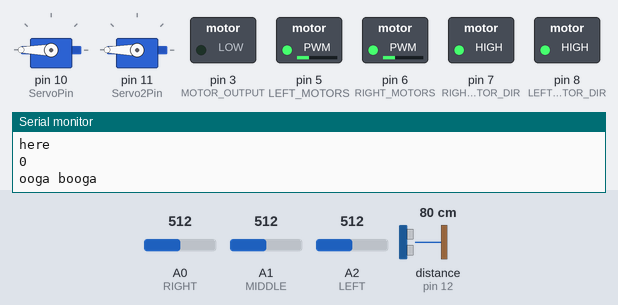
The sketch below on a simulated Arduino Uno, built with avr-gcc and run on an emulated ATmega328P. Shown: 2 × servo, switched loads named in the sketch (green lamp = pin HIGH), the last lines printed to the serial monitor. Dashed ring = blinking. Inputs (shaded band) come from the test bench; at power-on: distance to the obstacle (sensor on pin 12) 80 cm, A0 (RIGHT) = 512, A1 (MIDDLE) = 512, A2 (LEFT) = 512. The echo pulse lasts 58.3 µs per cm. At 15.1 s the program stops and its outputs stay as they are.

Above: at 2.7 s.
2.8 s: distance to the obstacle (sensor on pin 12) set to 2 cm
At 4.6 s:
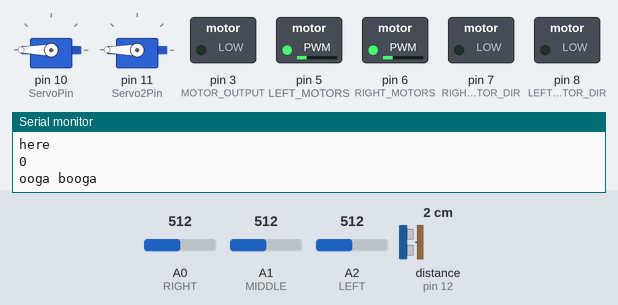
At 5.33 s:
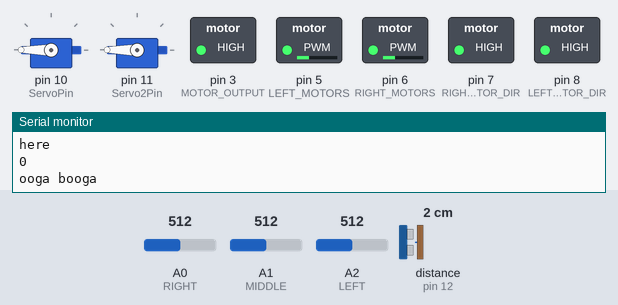
10.1 s: distance to the obstacle (sensor on pin 12) set to 35 cm
At 15.7 s:
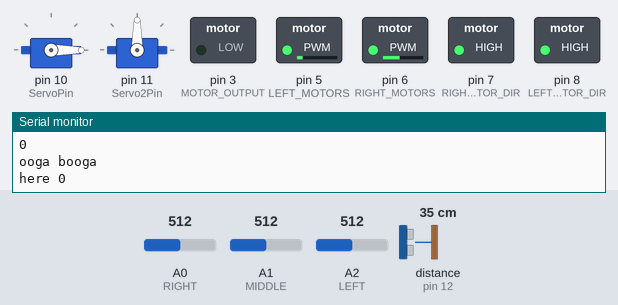
Timing chart, 0 to 16.6 s (numbered marks = the images above; inputs shaded):
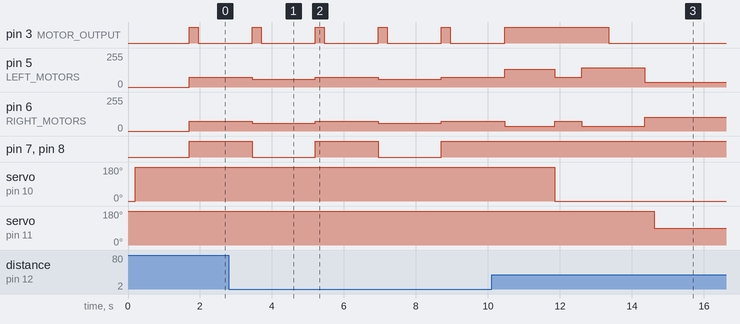

The sketch:

final_mobot_code_2.1.ino
```cpp
int distVal = 9;
int distVal2 = 19;
int turnSpeed = 90;
int forwardSpeed = turnSpeed - 15;
int backwardSpeed = forwardSpeed - 15;
int desiredLine = 2;
const int noWall = 0;
const int goodDist = 1;
const int tooFar = 2;
const int tooClose = 3;
const int rev = 4;
bool lineFound = 0;
bool doorFound = 0;
bool endGame = 0;
int count = 0;


#include <NewPing.h>
#include <Servo.h>

// Define all of the pins used.  These are NOT up to us, but rather what Elegoo decided.  Don't change.
// If your car doesn't function properly  with these pins, please double check your pin connections.
const int LEFT_MOTORS = 5; // pin that controls the speed of the 2 left side motors - PWM pin
const int RIGHT_MOTORS = 6; // pin that controls the speed of the 2 right side motors - PWM pin
const int LEFT_MOTOR_DIR = 8; // pin that controls the polarity, or direction, of the 2 left side motors (HIGH = forward, LOW = backward)
const int RIGHT_MOTOR_DIR = 7; // pin that controls the polarity, or direction, of the 2 right side motors (HIGH = forward, LOW = backward)
const int MOTOR_OUTPUT = 3; // controls whether the motors are allowed to run or not

// IR Detector Pins
const int RIGHT = A0;
const int MIDDLE = A1;
const int LEFT = A2;

// Servo & Sonar Pins, Servo naming
const int ServoPin = 10;
const int TriggerPin = 13; //digi pin
const int EchoPin = 12; //digi pin with PWM
const int Servo2Pin = 11;

NewPing sonar (TriggerPin, EchoPin, 30);
Servo servo;
Servo servo2;

// Threshold values for IR detection
// Feel free to change these values if you find a better range to work with
const int THRESHOLD_WHITE_BLACK = 450;
const int THRESHOLD_OUTSIDE = 850;


// The number of lines your car should detect. This value should not be changed.


// TODO: Make a global counter to represent the number of counted lines
int lineCount = 0;
// TODO: forward function -> turns on motors and sets the appropriate speed
// Inputs: An integer representing the speed of the motors (0-255)
// Outputs: None
void forward(int speed) {
  digitalWrite(MOTOR_OUTPUT, HIGH);
  digitalWrite(LEFT_MOTOR_DIR, HIGH);
  digitalWrite(RIGHT_MOTOR_DIR, HIGH);
  analogWrite(RIGHT_MOTORS, speed);
  analogWrite(LEFT_MOTORS, speed);
}

void backward(int speed) {
  digitalWrite(MOTOR_OUTPUT, HIGH);
  digitalWrite(LEFT_MOTOR_DIR, LOW);
  digitalWrite(RIGHT_MOTOR_DIR, LOW);
  analogWrite(RIGHT_MOTORS, speed);
  analogWrite(LEFT_MOTORS, speed);
}

void turnRight(int speed) {
  digitalWrite(MOTOR_OUTPUT, HIGH);
  digitalWrite(LEFT_MOTOR_DIR, HIGH);
  digitalWrite(RIGHT_MOTOR_DIR, HIGH);
  analogWrite(LEFT_MOTORS, 35);
  analogWrite(RIGHT_MOTORS, speed+45);
}

void backRight(int speed) {
  digitalWrite(MOTOR_OUTPUT, HIGH);
  digitalWrite(LEFT_MOTOR_DIR, LOW);
  digitalWrite(RIGHT_MOTOR_DIR, LOW);
  analogWrite(LEFT_MOTORS, 30);
  analogWrite(RIGHT_MOTORS, speed+40);
}

void turnLeft(int speed) {
  digitalWrite(MOTOR_OUTPUT, HIGH);
  digitalWrite(LEFT_MOTOR_DIR, HIGH);
  digitalWrite(RIGHT_MOTOR_DIR, HIGH);
  analogWrite(LEFT_MOTORS, speed+55);
  analogWrite(RIGHT_MOTORS, 35);
}

void backLeft(int speed) {
  digitalWrite(MOTOR_OUTPUT, HIGH);
  digitalWrite(LEFT_MOTOR_DIR, LOW);
  digitalWrite(RIGHT_MOTOR_DIR, LOW);
  analogWrite(LEFT_MOTORS, speed+55);
  analogWrite(RIGHT_MOTORS, 35);
}

bool lineDetect() {
  bool rightBlack = 0;
  bool leftBlack = 0;
  bool midBlack = 0;
  int leftRead = analogRead(LEFT);
  int middleRead = analogRead(MIDDLE);
  int rightRead = analogRead(RIGHT);

  if (rightRead > THRESHOLD_WHITE_BLACK && rightRead < THRESHOLD_OUTSIDE) {
      rightBlack = 1;
  } else {
    rightBlack = 0;
  }

  if (middleRead > THRESHOLD_WHITE_BLACK && middleRead < THRESHOLD_OUTSIDE) {
    midBlack = 1;
  } else {
    midBlack = 0;
  }

  if (leftRead > THRESHOLD_WHITE_BLACK && leftRead < THRESHOLD_OUTSIDE) {
    leftBlack = 1;
  } else {
    leftBlack = 0;
  }

  return ((rightBlack && leftBlack && midBlack) || (rightBlack && midBlack) || (midBlack && leftBlack));
}

int wallDetect(int wallDist) {
  if ((0+2.5 < wallDist) & (wallDist < distVal-2.5)) {
    return 3; // too close, turn left
  }
  else if (wallDist > distVal+2.5) {
    return 2; // too far, turn right
  }
  else if (wallDist == 0) {
    return 0; // wall not detected, turn right
  }
  else {
    return 1; // appropriate distace, go straight
  }
}

int newWallDetect(int wallDist) {
  if ((0+2.5 < wallDist) & (wallDist < distVal2-2.5)) {
    return 3; // too close, turn left
  }
  else if (wallDist > distVal2+2.5) {
    return 2; // too far, turn right
  }
  else if (wallDist == 0) {
    return 0; // wall not detected, turn right
  }
  else {
    return 1; // appropriate distace, go straight
  }
}


// initial setup on start
void initial(){
  motorOff();
  servo.write(0);
  servo2.write(180);
  Serial.println("here");
}

// TODO: off function -> sets MOTOR_OUTPUT to LOW
// Inputs: None
// Outputs: None
void motorOff() {
    digitalWrite(MOTOR_OUTPUT, LOW);
}

void checkDoor(int lineCount, bool lineFound, bool doorFound) {
  motorOff();
  servo.write(180);
  delay(1500);
  while (doorFound == 0)
  {
    if (lineCount%2 == 1) {
      forward(forwardSpeed);
      delay(250);
      // forward(forwardSpeed);
      while (lineFound == 0) {
        lineFound = lineDetect();
      }

      if (lineFound) {
        lineFound = 0;
        lineCount++;
        motorOff();
        delay(1500);
        int wallDist = sonar.ping_cm();
        int wall = wallDetect(wallDist);
        if (wall == 0) {
          doorFound = 1;
          break;
        }
      }
    } else {
      backward(backwardSpeed);
      delay(250);
      // backward(backwardSpeed);
      while (lineFound == 0) {
        lineFound = lineDetect();
      }

      // bool lineFound = lineDetect();
      if (lineFound) {
        lineFound = 0;
        lineCount++;
        motorOff();
        delay(1500);
        int wallDist = sonar.ping_cm();
        int wall = wallDetect(wallDist);
        if (wall == 0) {
          doorFound = 1;
          break;
        }
      }
    }
  }
}

void stage2() {
  turnSpeed = 75;
  int wallDist = sonar.ping_cm();
  int mode = newWallDetect(wallDist);
  // Serial.println(wallDist);
  bool line = lineDetect();
  servo.write(0);
  count++;
  if (count < 220) {
    switch (mode) {
      case noWall: // no wall
        // motorOff();
        // maybe another bool to discern if we're past a wall?
        // delay(50);
        Serial.println("here 0");
        turnRight(turnSpeed-15);
        break;
      case goodDist: // appropriate distance from wall
        forward(forwardSpeed);
        Serial.println("here 1");
        break;
      case tooFar: // too far from wall
        turnRight(turnSpeed-15);
        Serial.println("here 2");
        break;
      case tooClose: // too close from wall
        turnLeft(turnSpeed-15);
        Serial.println("here 3");
        break;
      }
    } else {
      mode = newWallDetect(wallDist);
      backFollow(mode);
  }
}

void wallFollow(int mode) {
  switch (mode) {
    case noWall: // no wall
      // motorOff();
      // maybe another bool to discern if we're past a wall?
      // delay(50);
      Serial.println("here 0");
      turnRight(turnSpeed);
      break;
    case goodDist: // appropriate distance from wall
      forward(forwardSpeed);
      Serial.println("here 1");
      break;
    case tooFar: // too far from wall
      turnRight(turnSpeed);
      Serial.println("here 2");
      break;
    case tooClose: // too close from wall
      turnLeft(turnSpeed);
      Serial.println("here 3");
      break;
  }
}

void backFollow(int mode) {
  switch (mode) {
    case noWall: // no wall
      // motorOff();
      // maybe another bool to discern if we're past a wall?
      // delay(50);
      Serial.println("here 0");
      backward(backwardSpeed);
      break;
    case goodDist: // appropriate distance from wall
      backward(backwardSpeed);
      Serial.println("here 1");
      break;
    case tooFar: // too far from wall
      backLeft(backwardSpeed);
      Serial.println("here 2");
      break;
    case tooClose: // too close from wall
      backRight(backwardSpeed);
      Serial.println("here 3");
      break;
  }
}


void setup() {
  // put your setup code here, to run once:
  Serial.begin(9600);
  servo.attach(ServoPin);
  servo2.attach(Servo2Pin);
  // servo.write(180);

  // TODO: At least 6 calls to pinMode to set up the appropriate INPUTS and OUTPUTS
  // motor pins:
  pinMode(MOTOR_OUTPUT, OUTPUT);
  pinMode(LEFT_MOTOR_DIR, OUTPUT);
  pinMode(RIGHT_MOTOR_DIR, OUTPUT);
  pinMode(RIGHT_MOTORS, OUTPUT);
  pinMode(LEFT_MOTORS, OUTPUT);

  //IR pins:
  pinMode(LEFT, INPUT);
  pinMode(MIDDLE, INPUT);
  pinMode(RIGHT, INPUT);

  Serial.begin(9600);
  // TODO: function call to forward with an appropriate speed value
  initial();
  // Uncomment the below to begin debugging
}

void loop() {
  // put your main code here, to run repeatedly:

  // servo.write(180);
  int wallDist = sonar.ping_cm();
  int mode = wallDetect(wallDist);
  Serial.println(wallDist);

  bool line = lineDetect();
  if (line) {
    lineCount++;
    Serial.println("ooga booga");
    delay(200);
  }

  // mode switch between left,right,forward
  // try to create an array like [0, "left", "right", "forward"] then index into it
  if ((line == 0) && (doorFound == 0)) {

    switch (mode) {
      case noWall: // no wall
        // motorOff();
        // maybe another bool to discern if we're past a wall?
        // delay(50);
        // delay(400);
        Serial.println("here 0");
        turnRight(turnSpeed);
        break;
      case goodDist: // appropriate distance from wall
        forward(forwardSpeed);
        Serial.println("here 1");
        break;
      case tooFar: // too far from wall
        turnRight(turnSpeed);
        Serial.println("here 2");
        break;
      case tooClose: // too close from wall
        turnLeft(turnSpeed);
        Serial.println("here 3");
        break;

    }
  } else {
    if (doorFound == 0){
      checkDoor(lineCount, lineFound, doorFound);
    }
    doorFound = 1;
    // servo.write(180);
    turnLeft(turnSpeed-10);
    delay(1400);
    servo.write(0);
    forward(forwardSpeed);
    delay(750);
    turnLeft(turnSpeed);
    delay(750);
    motorOff();
    delay(1000);
    bool buckFound = 0;
    while (buckFound == 0)
    {
      // stuff
      stage2();
      line = lineDetect();
      if (line) {
        buckFound = 1;
      }
    }
    endGame = 1;
    while (endGame)
    {
      motorOff();
      delay(250);
      servo2.write(90);
    }
    }
}
```

Measured:
- after the input at 2.8 s, pin 7 (RIGHT_MOTOR_DIR), pin 8 (LEFT_MOTOR_DIR): alternates HIGH for 1.8 s and LOW for 1.8 s, starting after 0.65 s; servo on pin 10 (ServoPin): stays 180° (without the input it goes to 0° after 2.1 s); servo on pin 11 (Servo2Pin): stays 180° (without the input it goes to 90° after 4.8 s)
- after the input at 10.1 s, pin 7 (RIGHT_MOTOR_DIR), pin 8 (LEFT_MOTOR_DIR): stops changing and stays HIGH; servo on pin 10 (ServoPin): 180° → 0° after 1.8 s; servo on pin 11 (Servo2Pin): 180° → 90° after 4.5 s
- by itself, pin 3 (MOTOR_OUTPUT): alternates HIGH for 0.25 s and LOW for 1.5 s
- by itself, pin 5 (LEFT_MOTORS), pin 6 (RIGHT_MOTORS): alternates 75/255 for 1.8 s and 60/255 for 1.8 s
